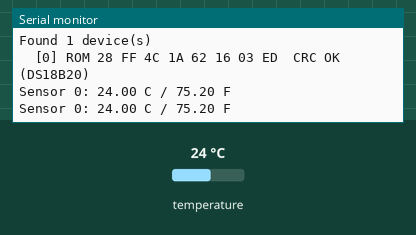
This sketch was run on a simulated Arduino Uno, built with avr-gcc and run on an emulated ATmega328P. On the bench: the last lines printed to the serial monitor. Inputs (shaded band) come from the test bench; at power-on: temperature 24 °C.

Above: at 4.3 s.
4.4 s: temperature set to 12 °C
At 6.8 s:
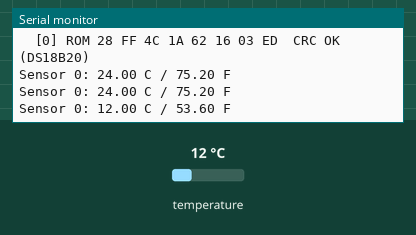
8.1 s: temperature set to 19 °C
At 10.1 s:
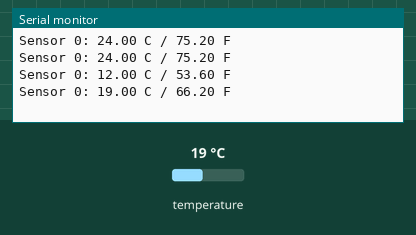
Timing chart, 0 to 11.6 s (numbered marks = the images above; inputs shaded):
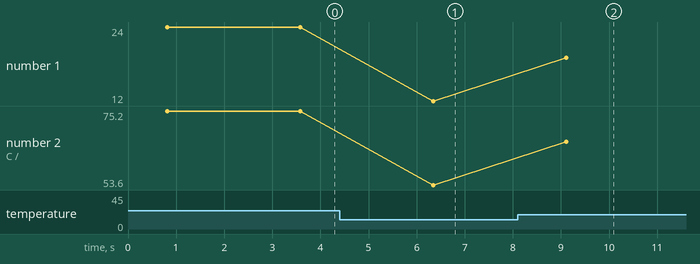

The sketch:

diag_03_ds18b20.ino
```cpp
/*
 * diag_03_ds18b20  --  Stage A bring-up #3 (Rozna Arduino Thermometer)
 *
 * Goal: enumerate the DS18B20 sensor(s) on the OneWire bus, print each ROM
 * address with a CRC check, and read temperature continuously.
 *
 * Wiring:
 *   DS18B20 DATA -> D10
 *   DS18B20 VDD  -> 5V        DS18B20 GND -> GND
 *   4.7k pull-up resistor between DATA and 5V   <-- REQUIRED, easy to forget
 *
 * Serial: 9600 baud.
 *
 * ---- PASS looks like ----
 *   - "Found N device(s)" with N >= 1
 *   - A ROM line like:  [0] ROM 28 FF 64 1E ...  CRC OK  (DS18B20)
 *     (DS18B20 family code is 0x28)
 *   - Plausible readings, e.g.  "Sensor 0: 24.50 C / 76.10 F"
 *
 * ---- If it FAILS ----
 *   - "Found 0 device(s)": missing 4.7k pull-up, or DATA not on D10, or no power.
 *   - CRC FAIL: noisy/long bus or marginal pull-up.
 *   - Reading -127.00 C: sensor seen on the bus but the read failed (loose wire).
 *   - Reading 85.00 C exactly on the very first read: power-on default; the
 *     next read should be correct.
 */

#include <OneWire.h>
#include <DallasTemperature.h>

#define ONE_WIRE_BUS 10
OneWire oneWire(ONE_WIRE_BUS);
DallasTemperature sensors(&oneWire);

void printAddress(DeviceAddress a) {
  for (uint8_t i = 0; i < 8; i++) {
    if (a[i] < 16) Serial.print('0');
    Serial.print(a[i], HEX);
    if (i < 7) Serial.print(' ');
  }
}

void setup() {
  Serial.begin(9600);
  unsigned long t0 = millis();
  while (!Serial && millis() - t0 < 3000) { }
  Serial.println(F("=== diag_03_ds18b20 ==="));

  sensors.begin();
  sensors.setResolution(12);

  Serial.print(F("Found "));
  Serial.print(sensors.getDeviceCount());
  Serial.println(F(" device(s)"));

  // Walk the raw bus to show ROM codes + verify CRC of each address.
  DeviceAddress addr;
  oneWire.reset_search();
  int idx = 0;
  while (oneWire.search(addr)) {
    Serial.print(F("  ["));
    Serial.print(idx);
    Serial.print(F("] ROM "));
    printAddress(addr);
    Serial.print(OneWire::crc8(addr, 7) == addr[7] ? F("  CRC OK") : F("  CRC FAIL"));
    Serial.println(addr[0] == 0x28 ? F("  (DS18B20)") : F("  (other family)"));
    idx++;
  }
  if (idx == 0)
    Serial.println(F("No ROMs found. Check the 4.7k pull-up on D10."));
}

void loop() {
  sensors.requestTemperatures();
  uint8_t n = sensors.getDeviceCount();
  for (uint8_t i = 0; i < n; i++) {
    float c = sensors.getTempCByIndex(i);
    Serial.print(F("Sensor "));
    Serial.print(i);
    Serial.print(F(": "));
    if (c == DEVICE_DISCONNECTED_C) {
      Serial.println(F("DISCONNECTED (-127)"));
    } else {
      Serial.print(c, 2);
      Serial.print(F(" C / "));
      Serial.print(DallasTemperature::toFahrenheit(c), 2);
      Serial.println(F(" F"));
    }
  }
  if (n == 0)
    Serial.println(F("No sensors. Check 4.7k pull-up + DATA on D10."));
  Serial.println();
  delay(2000);
}
```

Measured:
- after the input at 4.4 s, the serial monitor: prints a new line after 1.9 s (image 1)
- after the input at 8.1 s, the serial monitor: prints a new line after 1.0 s (image 2)
- plotted number 1: 24 → 12 after the input at 4.4 s, 12 → 19 after the input at 8.1 s
- plotted number 2: 75.2 → 53.6 after the input at 4.4 s, 53.6 → 66.2 after the input at 8.1 s
